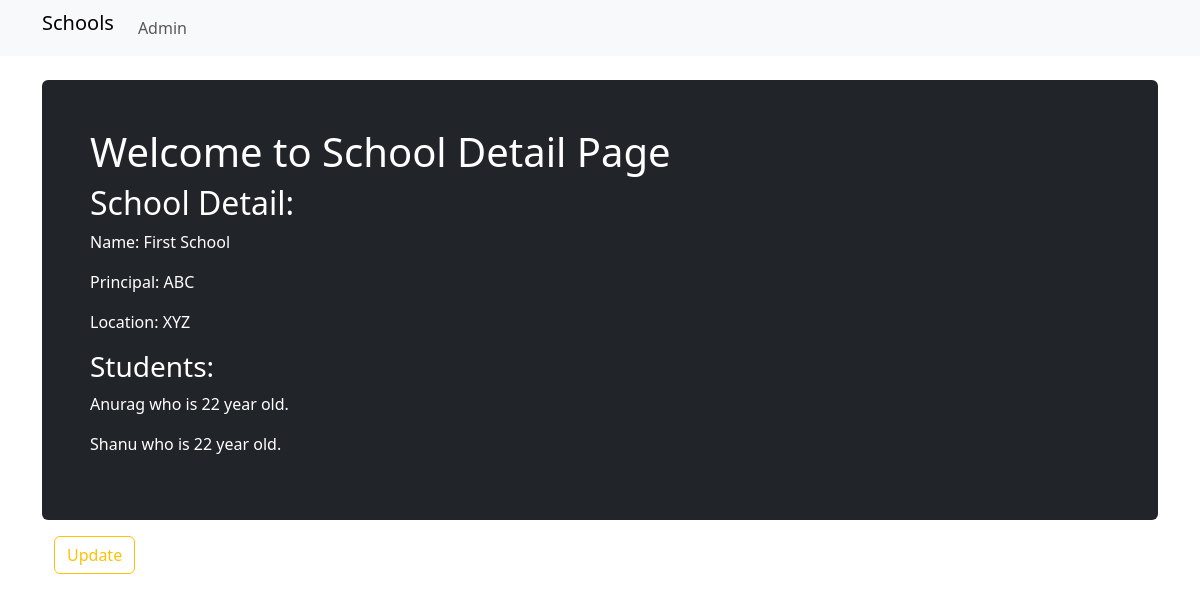
Page /basic_app/1 on the earlier database version.
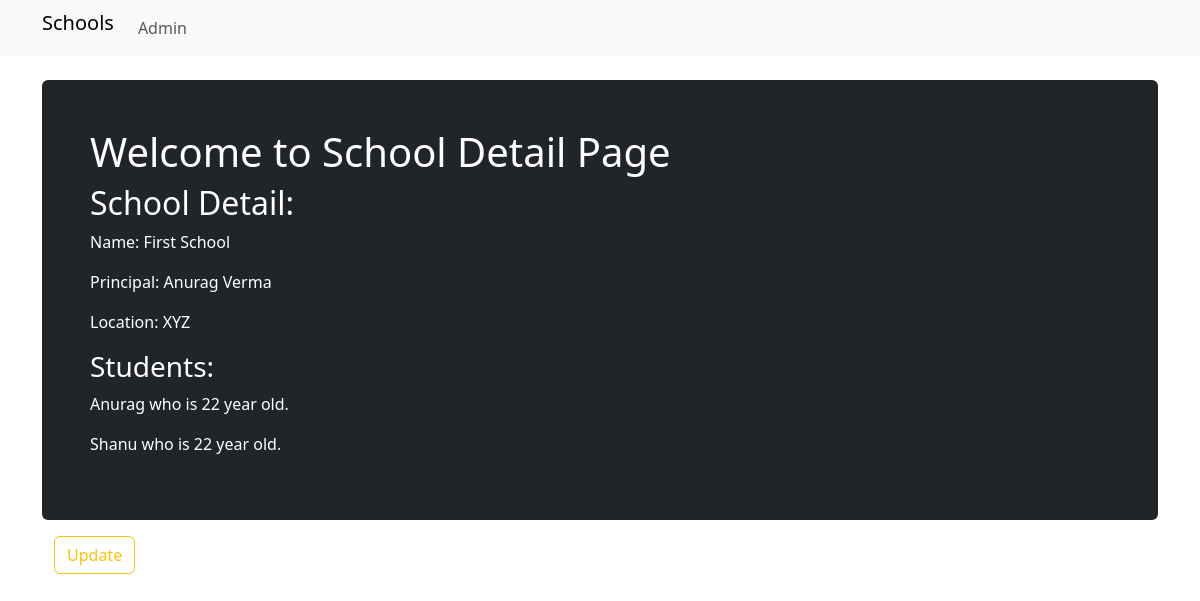
Same page on the later database version.
### basic_app/models.py (models this page shows, shortened)
class School(models.Model):
    name = models.CharField(max_length=256)
    principal = models.CharField(max_length=256)
    location = models.CharField(max_length=256)

class Student(models.Model):
    name = models.CharField(max_length=256)
    age = models.PositiveIntegerField()
    school = models.ForeignKey(School, related_name='students', on_delete=models.CASCADE)

### basic_app/views.py (the view)
# urls.py: path('<int:pk>', SchoolDetailView.as_view(), name='detail'),
class SchoolDetailView(DetailView):
    context_object_name = 'school_detail'
    model = School
    template_name = 'basic_app/school_detail.html'

### basic_app/templates/basic_app/school_detail.html
{% extends 'basic_app/basic_app_base.html' %}
{% block body_block %}
<div class="mt-4 p-5 bg-dark text-white rounded">
    <h1>Welcome to School Detail Page</h1>
    <h2>School Detail:</h2>
    <p>Name: {{ school_detail.name }}</p>
    <p>Principal: {{ school_detail.principal }}</p>
    <p>Location: {{ school_detail.location }}</p>
    <h3>Students: </h3>
    {% for student in school_detail.students.all %}
        <p>{{student.name}} who is {{student.age}} year old.</p>
    {% endfor %}
</div>
<div class="container my-3">
    <p><a class="btn btn-outline-warning" href="{% url 'basic_app:update' pk=school_detail.pk %}">Update</a></p>
</div>
{% endblock %}

### basic_app/templates/basic_app/basic_app_base.html (shortened to what this page needs)
<!DOCTYPE html>
<html lang="en">
<head>
    <link href="https://cdn.jsdelivr.net/npm/bootstrap@5.3.2/dist/css/bootstrap.min.css" rel="stylesheet"
>
</head>
<body>
    <nav class="navbar navbar-expand-lg bg-body-tertiary">
        <div class="container">
            <ul class="nav navbar-nav">
                <li><a class="navbar-brand" href="{% url 'basic_app:list' %}">Schools</a></li>
                <li><a class="nav-link" href="{% url 'admin:index' %}">Admin</a></li>
                <li><a class="nav-link" href="#"></a></li>
            </ul>
        </div>
    </nav>
    <div class="container">
        {% block body_block %}
        {% endblock %}
    </div>
</body>
</html>

Differences in the rows shown:
changed School "First School": principal "ABC" → "Anurag Verma"
